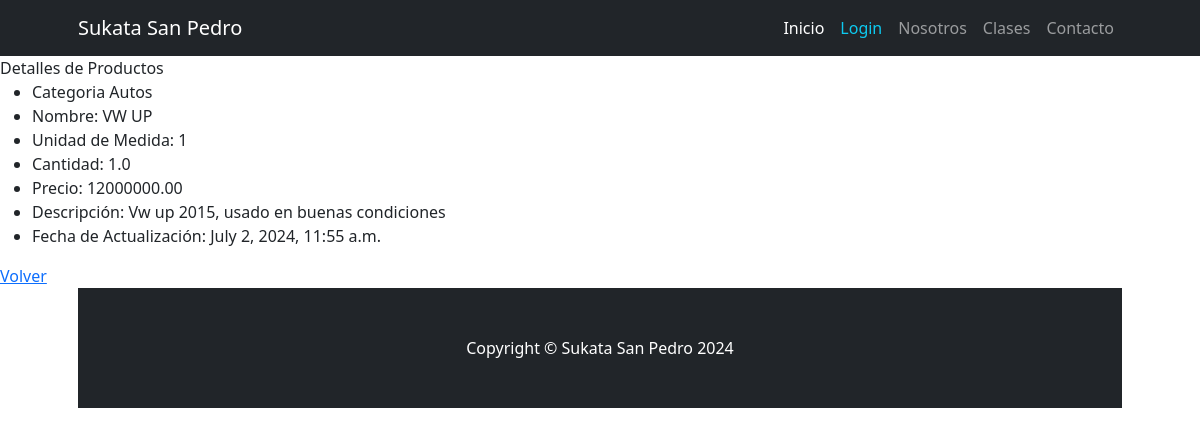
Screenshot of /producto/producto/detail/1 with the database file from the repository.
### apps/producto/models.py (models this page shows)
class Producto(models.Model):
    categoria = models.ForeignKey(ProductoCategoria, on_delete=models.SET_NULL, blank=True, null=True)
    nombre = models.CharField(max_length=150)
    unidad_de_medida = models.CharField(max_length=150)
    cantidad = models.FloatField()
    precio = models.DecimalField(max_digits=10, decimal_places=2)
    descripcion = models.CharField(max_length=250, null=True, blank=True)
    fecha_actualizacion = models.DateTimeField(default=timezone.now, editable=False, verbose_name="Fecha de actualización")

class ProductoCategoria(models.Model):
    nombre = models.CharField(max_length=50, unique=True)
    descripcion = models.CharField(max_length=100, null=True, blank=True, verbose_name="Descripción")
    def __str__(self):
        return self.nombre
    class Meta:
        verbose_name = "Categoría de producto"
        verbose_name_plural = "Categorías de Productos"

### apps/producto/views.py (the view)
# urls.py: path("producto/detail/<int:pk>", views.ProductoDetail.as_view(), name="producto_detail"),
class ProductoDetail(DetailView):
    model = models.Producto
    success_url = reverse_lazy("producto:producto_detail")

### apps/producto/templates/producto/producto_detail.html
{% extends 'producto/index.html' %}
{% block INDEX_TITULO %}
    Detalles de Productos
{% endblock INDEX_TITULO %}
{% block INDEX_CONTENIDO %}
   <ul>
    <li>
        Categoria {{ object.categoria }}
    </li>
    <li>
        Nombre: {{ object.nombre }}
    </li>
    <li>
        Unidad de Medida: {{ object.unidad_de_medida }}
    </li>
    <li>
        Cantidad: {{ object.cantidad }}
    </li>
    <li>
        Precio: {{ object.precio }}
    </li>
    <li>
        Descripción: {{ object.descripcion }}
    </li>
    <li>
        Fecha de Actualización: {{ object.fecha_actualizacion }}
    </li>
   </ul>
    <a href="{% url 'Home:home' %}">Volver</a>
{% endblock INDEX_CONTENIDO %}

### rows the page displays
Producto: categoria "Autos", nombre "VW UP", unidad_de_medida "1", cantidad "1.0", precio "12000000.00", descripcion "Vw up 2015, usado en buenas condiciones", fecha_actualizacion "July 2, 2024, 11:55 a.m."
